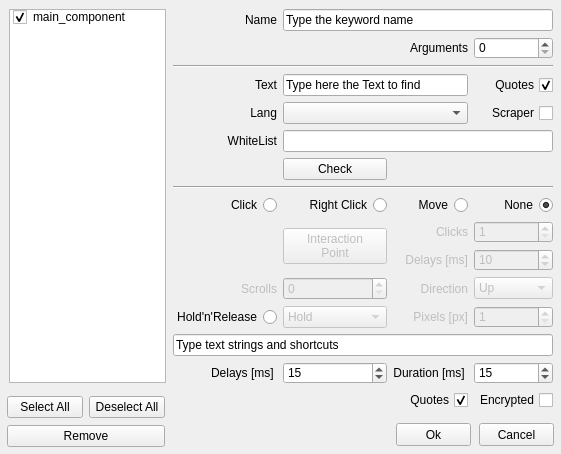
<?xml version="1.0" encoding="UTF-8"?>
<ui version="4.0">
 <class>Form</class>
 <widget class="QWidget" name="Form">
  <property name="geometry">
   <rect>
    <x>0</x>
    <y>0</y>
    <width>561</width>
    <height>454</height>
   </rect>
  </property>
  <property name="windowTitle">
   <string>Alyvix - Text Finder</string>
  </property>
  <widget class="QPushButton" name="pushButtonCancel">
   <property name="geometry">
    <rect>
     <x>479</x>
     <y>423</y>
     <width>75</width>
     <height>23</height>
    </rect>
   </property>
   <property name="focusPolicy">
    <enum>Qt::StrongFocus</enum>
   </property>
   <property name="text">
    <string>Cancel</string>
   </property>
  </widget>
  <widget class="QPushButton" name="pushButtonOk">
   <property name="geometry">
    <rect>
     <x>396</x>
     <y>423</y>
     <width>75</width>
     <height>23</height>
    </rect>
   </property>
   <property name="text">
    <string>Ok</string>
   </property>
  </widget>
  <widget class="QLabel" name="label_line">
   <property name="geometry">
    <rect>
     <x>70</x>
     <y>10110</y>
     <width>61</width>
     <height>21</height>
    </rect>
   </property>
   <property name="text">
    <string>Begin Line</string>
   </property>
   <property name="alignment">
    <set>Qt::AlignRight|Qt::AlignTrailing|Qt::AlignVCenter</set>
   </property>
  </widget>
  <widget class="QSpinBox" name="spinBoxLine">
   <property name="geometry">
    <rect>
     <x>141</x>
     <y>10109</y>
     <width>121</width>
     <height>22</height>
    </rect>
   </property>
   <property name="minimum">
    <number>1</number>
   </property>
   <property name="maximum">
    <number>99999</number>
   </property>
  </widget>
  <widget class="QPushButton" name="pushButtonAddBlock">
   <property name="geometry">
    <rect>
     <x>271</x>
     <y>10109</y>
     <width>71</width>
     <height>23</height>
    </rect>
   </property>
   <property name="text">
    <string>Add Block</string>
   </property>
  </widget>
  <widget class="QListWidget" name="listWidgetBlocks">
   <property name="geometry">
    <rect>
     <x>484</x>
     <y>9835</y>
     <width>81</width>
     <height>302</height>
    </rect>
   </property>
  </widget>
  <widget class="QTextEdit" name="textEditCustomLines">
   <property name="geometry">
    <rect>
     <x>19</x>
     <y>9836</y>
     <width>457</width>
     <height>261</height>
    </rect>
   </property>
   <property name="tabStopWidth">
    <number>80</number>
   </property>
   <property name="acceptRichText">
    <bool>false</bool>
   </property>
  </widget>
  <widget class="QPushButton" name="pushButtonRemoveBlock">
   <property name="geometry">
    <rect>
     <x>351</x>
     <y>10109</y>
     <width>91</width>
     <height>23</height>
    </rect>
   </property>
   <property name="text">
    <string>Remove Block</string>
   </property>
  </widget>
  <widget class="QWidget" name="widget_2" native="true">
   <property name="geometry">
    <rect>
     <x>171</x>
     <y>9000</y>
     <width>381</width>
     <height>372</height>
    </rect>
   </property>
   <widget class="QWidget" name="gridLayoutWidget_2">
    <property name="geometry">
     <rect>
      <x>0</x>
      <y>0</y>
      <width>380</width>
      <height>340</height>
     </rect>
    </property>
    <layout class="QGridLayout" name="gridLayout_2">
     <item row="0" column="3">
      <widget class="QCheckBox" name="add_quotes_ocr_2">
       <property name="layoutDirection">
        <enum>Qt::RightToLeft</enum>
       </property>
       <property name="text">
        <string>Quotes</string>
       </property>
       <property name="checked">
        <bool>true</bool>
       </property>
      </widget>
     </item>
     <item row="13" column="3">
      <widget class="QCheckBox" name="text_encrypted_2">
       <property name="layoutDirection">
        <enum>Qt::RightToLeft</enum>
       </property>
       <property name="text">
        <string>Encrypted</string>
       </property>
       <property name="checked">
        <bool>false</bool>
       </property>
      </widget>
     </item>
     <item row="2" column="0">
      <widget class="QLabel" name="label_2">
       <property name="text">
        <string>WhiteList</string>
       </property>
       <property name="alignment">
        <set>Qt::AlignRight|Qt::AlignTrailing|Qt::AlignVCenter</set>
       </property>
      </widget>
     </item>
     <item row="6" column="1" rowspan="2">
      <widget class="QPushButton" name="pushButtonXYoffset_2">
       <property name="enabled">
        <bool>false</bool>
       </property>
       <property name="text">
        <string>Interaction
Point</string>
       </property>
      </widget>
     </item>
     <item row="5" column="3">
      <widget class="QRadioButton" name="dontclickRadio_2">
       <property name="layoutDirection">
        <enum>Qt::RightToLeft</enum>
       </property>
       <property name="text">
        <string>None</string>
       </property>
       <property name="checked">
        <bool>true</bool>
       </property>
       <attribute name="buttonGroup">
        <string notr="true">buttonGroup_4</string>
       </attribute>
      </widget>
     </item>
     <item row="5" column="1">
      <widget class="QRadioButton" name="rightclickRadio_2">
       <property name="layoutDirection">
        <enum>Qt::RightToLeft</enum>
       </property>
       <property name="text">
        <string>Right Click</string>
       </property>
       <attribute name="buttonGroup">
        <string notr="true">buttonGroup_4</string>
       </attribute>
      </widget>
     </item>
     <item row="4" column="0" colspan="4">
      <widget class="Line" name="line_5">
       <property name="orientation">
        <enum>Qt::Horizontal</enum>
       </property>
      </widget>
     </item>
     <item row="0" column="0">
      <widget class="QLabel" name="text_label_2">
       <property name="layoutDirection">
        <enum>Qt::LeftToRight</enum>
       </property>
       <property name="text">
        <string>Text</string>
       </property>
       <property name="alignment">
        <set>Qt::AlignRight|Qt::AlignTrailing|Qt::AlignVCenter</set>
       </property>
      </widget>
     </item>
     <item row="2" column="1" colspan="3">
      <widget class="QLineEdit" name="lineEditWhiteList_2"/>
     </item>
     <item row="7" column="3">
      <widget class="QSpinBox" name="clickdelay_spinbox_2">
       <property name="enabled">
        <bool>false</bool>
       </property>
       <property name="minimum">
        <number>1</number>
       </property>
       <property name="maximum">
        <number>60000</number>
       </property>
       <property name="value">
        <number>10</number>
       </property>
      </widget>
     </item>
     <item row="0" column="1" colspan="2">
      <widget class="QLineEdit" name="lineEditText_2">
       <property name="text">
        <string>Type here the Text to find</string>
       </property>
      </widget>
     </item>
     <item row="11" column="0" colspan="4">
      <widget class="QLineEdit" name="inserttext_2">
       <property name="text">
        <string>Type text strings and shortcuts</string>
       </property>
      </widget>
     </item>
     <item row="7" column="2">
      <widget class="QLabel" name="labelClickDelay_2">
       <property name="enabled">
        <bool>false</bool>
       </property>
       <property name="text">
        <string>Delays [ms]</string>
       </property>
       <property name="alignment">
        <set>Qt::AlignRight|Qt::AlignTrailing|Qt::AlignVCenter</set>
       </property>
      </widget>
     </item>
     <item row="13" column="2">
      <widget class="QCheckBox" name="add_quotes_2">
       <property name="layoutDirection">
        <enum>Qt::RightToLeft</enum>
       </property>
       <property name="text">
        <string>Quotes</string>
       </property>
       <property name="checked">
        <bool>true</bool>
       </property>
      </widget>
     </item>
     <item row="12" column="1">
      <widget class="QSpinBox" name="spinBoxSendKeysDelay_2">
       <property name="maximum">
        <number>60000</number>
       </property>
       <property name="value">
        <number>15</number>
       </property>
      </widget>
     </item>
     <item row="9" column="3">
      <widget class="QSpinBox" name="holdreleaseSpinBox_2">
       <property name="enabled">
        <bool>false</bool>
       </property>
       <property name="minimum">
        <number>1</number>
       </property>
       <property name="maximum">
        <number>9999</number>
       </property>
      </widget>
     </item>
     <item row="6" column="2">
      <widget class="QLabel" name="labelClickNumber_2">
       <property name="enabled">
        <bool>false</bool>
       </property>
       <property name="text">
        <string>Clicks</string>
       </property>
       <property name="alignment">
        <set>Qt::AlignRight|Qt::AlignTrailing|Qt::AlignVCenter</set>
       </property>
      </widget>
     </item>
     <item row="12" column="0">
      <widget class="QLabel" name="labelSendKeysDelay_2">
       <property name="text">
        <string>Delays [ms] </string>
       </property>
       <property name="alignment">
        <set>Qt::AlignRight|Qt::AlignTrailing|Qt::AlignVCenter</set>
       </property>
      </widget>
     </item>
     <item row="5" column="0">
      <widget class="QRadioButton" name="clickRadio_2">
       <property name="layoutDirection">
        <enum>Qt::RightToLeft</enum>
       </property>
       <property name="text">
        <string>Click</string>
       </property>
       <attribute name="buttonGroup">
        <string notr="true">buttonGroup_4</string>
       </attribute>
      </widget>
     </item>
     <item row="6" column="3">
      <widget class="QSpinBox" name="clicknumber_spinbox_2">
       <property name="enabled">
        <bool>false</bool>
       </property>
       <property name="minimum">
        <number>1</number>
       </property>
      </widget>
     </item>
     <item row="5" column="2">
      <widget class="QRadioButton" name="movemouseRadio_2">
       <property name="layoutDirection">
        <enum>Qt::RightToLeft</enum>
       </property>
       <property name="text">
        <string>Move</string>
       </property>
       <property name="checked">
        <bool>false</bool>
       </property>
       <attribute name="buttonGroup">
        <string notr="true">buttonGroup_4</string>
       </attribute>
      </widget>
     </item>
     <item row="12" column="2">
      <widget class="QLabel" name="labelSendKeysDuration_2">
       <property name="text">
        <string>Duration [ms] </string>
       </property>
       <property name="alignment">
        <set>Qt::AlignRight|Qt::AlignTrailing|Qt::AlignVCenter</set>
       </property>
      </widget>
     </item>
     <item row="9" column="0">
      <widget class="QRadioButton" name="holdreleaseRadio_2">
       <property name="layoutDirection">
        <enum>Qt::RightToLeft</enum>
       </property>
       <property name="text">
        <string>Hold'n'Release</string>
       </property>
       <attribute name="buttonGroup">
        <string notr="true">buttonGroup_4</string>
       </attribute>
      </widget>
     </item>
     <item row="1" column="0">
      <widget class="QLabel" name="lang_label_2">
       <property name="text">
        <string>Lang</string>
       </property>
       <property name="alignment">
        <set>Qt::AlignRight|Qt::AlignTrailing|Qt::AlignVCenter</set>
       </property>
      </widget>
     </item>
     <item row="1" column="1" colspan="2">
      <widget class="QComboBox" name="comboBoxLang_2"/>
     </item>
     <item row="12" column="3">
      <widget class="QSpinBox" name="spinBoxSendKeysDuration_2">
       <property name="maximum">
        <number>60000</number>
       </property>
       <property name="value">
        <number>15</number>
       </property>
      </widget>
     </item>
     <item row="3" column="1">
      <widget class="QPushButton" name="pushButtonCheck_2">
       <property name="text">
        <string>Check</string>
       </property>
      </widget>
     </item>
     <item row="9" column="2">
      <widget class="QLabel" name="labelPixels_2">
       <property name="enabled">
        <bool>false</bool>
       </property>
       <property name="text">
        <string>Pixels [px]</string>
       </property>
       <property name="alignment">
        <set>Qt::AlignRight|Qt::AlignTrailing|Qt::AlignVCenter</set>
       </property>
      </widget>
     </item>
     <item row="9" column="1">
      <widget class="QComboBox" name="holdreleaseComboBox_2">
       <property name="enabled">
        <bool>false</bool>
       </property>
       <item>
        <property name="text">
         <string>Hold</string>
        </property>
       </item>
       <item>
        <property name="text">
         <string>Release</string>
        </property>
       </item>
       <item>
        <property name="text">
         <string>Release Up</string>
        </property>
       </item>
       <item>
        <property name="text">
         <string>Release Down</string>
        </property>
       </item>
       <item>
        <property name="text">
         <string>Release Left</string>
        </property>
       </item>
       <item>
        <property name="text">
         <string>Release Right</string>
        </property>
       </item>
      </widget>
     </item>
     <item row="8" column="0">
      <widget class="QLabel" name="scrollsLabel_2">
       <property name="enabled">
        <bool>false</bool>
       </property>
       <property name="text">
        <string>Scrolls</string>
       </property>
       <property name="alignment">
        <set>Qt::AlignRight|Qt::AlignTrailing|Qt::AlignVCenter</set>
       </property>
      </widget>
     </item>
     <item row="8" column="1">
      <widget class="QSpinBox" name="spinBoxScrolls_2">
       <property name="enabled">
        <bool>false</bool>
       </property>
      </widget>
     </item>
     <item row="8" column="3">
      <widget class="QComboBox" name="comboBoxScrolls_2">
       <property name="enabled">
        <bool>false</bool>
       </property>
       <item>
        <property name="text">
         <string>Up</string>
        </property>
       </item>
       <item>
        <property name="text">
         <string>Down</string>
        </property>
       </item>
       <item>
        <property name="text">
         <string>Left</string>
        </property>
       </item>
       <item>
        <property name="text">
         <string>Right</string>
        </property>
       </item>
      </widget>
     </item>
     <item row="8" column="2">
      <widget class="QLabel" name="labelDirectionScroll_2">
       <property name="enabled">
        <bool>false</bool>
       </property>
       <property name="layoutDirection">
        <enum>Qt::LeftToRight</enum>
       </property>
       <property name="text">
        <string>Direction</string>
       </property>
       <property name="alignment">
        <set>Qt::AlignRight|Qt::AlignTrailing|Qt::AlignVCenter</set>
       </property>
      </widget>
     </item>
    </layout>
   </widget>
  </widget>
  <widget class="QListWidget" name="listWidget">
   <property name="geometry">
    <rect>
     <x>9</x>
     <y>9</y>
     <width>157</width>
     <height>374</height>
    </rect>
   </property>
   <property name="selectionMode">
    <enum>QAbstractItemView::SingleSelection</enum>
   </property>
   <item>
    <property name="text">
     <string>main_component</string>
    </property>
    <property name="checkState">
     <enum>Checked</enum>
    </property>
   </item>
  </widget>
  <widget class="QWidget" name="widget" native="true">
   <property name="geometry">
    <rect>
     <x>173</x>
     <y>9</y>
     <width>381</width>
     <height>406</height>
    </rect>
   </property>
   <widget class="QWidget" name="gridLayoutWidget">
    <property name="geometry">
     <rect>
      <x>0</x>
      <y>0</y>
      <width>380</width>
      <height>401</height>
     </rect>
    </property>
    <layout class="QGridLayout" name="gridLayout">
     <item row="3" column="1" colspan="2">
      <widget class="QLineEdit" name="lineEditText">
       <property name="text">
        <string>Type here the Text to find</string>
       </property>
      </widget>
     </item>
     <item row="11" column="2">
      <widget class="QLabel" name="labelClickDelay">
       <property name="enabled">
        <bool>false</bool>
       </property>
       <property name="text">
        <string>Delays [ms]</string>
       </property>
       <property name="alignment">
        <set>Qt::AlignRight|Qt::AlignTrailing|Qt::AlignVCenter</set>
       </property>
      </widget>
     </item>
     <item row="17" column="2">
      <widget class="QCheckBox" name="add_quotes">
       <property name="layoutDirection">
        <enum>Qt::RightToLeft</enum>
       </property>
       <property name="text">
        <string>Quotes</string>
       </property>
       <property name="checked">
        <bool>true</bool>
       </property>
      </widget>
     </item>
     <item row="13" column="0">
      <widget class="QRadioButton" name="holdreleaseRadio">
       <property name="layoutDirection">
        <enum>Qt::RightToLeft</enum>
       </property>
       <property name="text">
        <string>Hold'n'Release</string>
       </property>
       <attribute name="buttonGroup">
        <string notr="true">buttonGroup_2</string>
       </attribute>
      </widget>
     </item>
     <item row="11" column="3">
      <widget class="QSpinBox" name="clickdelay_spinbox">
       <property name="enabled">
        <bool>false</bool>
       </property>
       <property name="minimum">
        <number>1</number>
       </property>
       <property name="maximum">
        <number>60000</number>
       </property>
       <property name="value">
        <number>10</number>
       </property>
      </widget>
     </item>
     <item row="13" column="2">
      <widget class="QLabel" name="labelPixels">
       <property name="enabled">
        <bool>false</bool>
       </property>
       <property name="text">
        <string>Pixels [px]</string>
       </property>
       <property name="alignment">
        <set>Qt::AlignRight|Qt::AlignTrailing|Qt::AlignVCenter</set>
       </property>
      </widget>
     </item>
     <item row="9" column="1">
      <widget class="QRadioButton" name="rightclickRadio">
       <property name="layoutDirection">
        <enum>Qt::RightToLeft</enum>
       </property>
       <property name="text">
        <string>Right Click</string>
       </property>
       <attribute name="buttonGroup">
        <string notr="true">buttonGroup_2</string>
       </attribute>
      </widget>
     </item>
     <item row="3" column="0">
      <widget class="QLabel" name="text_label">
       <property name="layoutDirection">
        <enum>Qt::LeftToRight</enum>
       </property>
       <property name="text">
        <string>Text</string>
       </property>
       <property name="alignment">
        <set>Qt::AlignRight|Qt::AlignTrailing|Qt::AlignVCenter</set>
       </property>
      </widget>
     </item>
     <item row="8" column="0" colspan="4">
      <widget class="Line" name="line_8">
       <property name="orientation">
        <enum>Qt::Horizontal</enum>
       </property>
      </widget>
     </item>
     <item row="0" column="0">
      <widget class="QLabel" name="labelName">
       <property name="layoutDirection">
        <enum>Qt::LeftToRight</enum>
       </property>
       <property name="text">
        <string>Name</string>
       </property>
       <property name="alignment">
        <set>Qt::AlignRight|Qt::AlignTrailing|Qt::AlignVCenter</set>
       </property>
      </widget>
     </item>
     <item row="9" column="0">
      <widget class="QRadioButton" name="clickRadio">
       <property name="layoutDirection">
        <enum>Qt::RightToLeft</enum>
       </property>
       <property name="text">
        <string>Click</string>
       </property>
       <attribute name="buttonGroup">
        <string notr="true">buttonGroup_2</string>
       </attribute>
      </widget>
     </item>
     <item row="6" column="0">
      <widget class="QLabel" name="label">
       <property name="text">
        <string>WhiteList</string>
       </property>
       <property name="alignment">
        <set>Qt::AlignRight|Qt::AlignTrailing|Qt::AlignVCenter</set>
       </property>
      </widget>
     </item>
     <item row="10" column="2">
      <widget class="QLabel" name="labelClickNumber">
       <property name="enabled">
        <bool>false</bool>
       </property>
       <property name="text">
        <string>Clicks</string>
       </property>
       <property name="alignment">
        <set>Qt::AlignRight|Qt::AlignTrailing|Qt::AlignVCenter</set>
       </property>
      </widget>
     </item>
     <item row="15" column="0" colspan="4">
      <widget class="QLineEdit" name="inserttext">
       <property name="text">
        <string>Type text strings and shortcuts</string>
       </property>
      </widget>
     </item>
     <item row="9" column="3">
      <widget class="QRadioButton" name="dontclickRadio">
       <property name="layoutDirection">
        <enum>Qt::RightToLeft</enum>
       </property>
       <property name="text">
        <string>None</string>
       </property>
       <property name="checked">
        <bool>true</bool>
       </property>
       <attribute name="buttonGroup">
        <string notr="true">buttonGroup_2</string>
       </attribute>
      </widget>
     </item>
     <item row="0" column="1" colspan="3">
      <widget class="QLineEdit" name="namelineedit">
       <property name="text">
        <string>Type the keyword name</string>
       </property>
      </widget>
     </item>
     <item row="16" column="3">
      <widget class="QSpinBox" name="spinBoxSendKeysDuration">
       <property name="maximum">
        <number>60000</number>
       </property>
       <property name="value">
        <number>15</number>
       </property>
      </widget>
     </item>
     <item row="5" column="1" colspan="2">
      <widget class="QComboBox" name="comboBoxLang"/>
     </item>
     <item row="7" column="1">
      <widget class="QPushButton" name="pushButtonCheck">
       <property name="text">
        <string>Check</string>
       </property>
      </widget>
     </item>
     <item row="13" column="1">
      <widget class="QComboBox" name="holdreleaseComboBox">
       <property name="enabled">
        <bool>false</bool>
       </property>
       <item>
        <property name="text">
         <string>Hold</string>
        </property>
       </item>
       <item>
        <property name="text">
         <string>Release</string>
        </property>
       </item>
       <item>
        <property name="text">
         <string>Release Up</string>
        </property>
       </item>
       <item>
        <property name="text">
         <string>Release Down</string>
        </property>
       </item>
       <item>
        <property name="text">
         <string>Release Left</string>
        </property>
       </item>
       <item>
        <property name="text">
         <string>Release Right</string>
        </property>
       </item>
      </widget>
     </item>
     <item row="12" column="0">
      <widget class="QLabel" name="scrollsLabel">
       <property name="enabled">
        <bool>false</bool>
       </property>
       <property name="layoutDirection">
        <enum>Qt::LeftToRight</enum>
       </property>
       <property name="text">
        <string>Scrolls</string>
       </property>
       <property name="alignment">
        <set>Qt::AlignRight|Qt::AlignTrailing|Qt::AlignVCenter</set>
       </property>
      </widget>
     </item>
     <item row="16" column="1">
      <widget class="QSpinBox" name="spinBoxSendKeysDelay">
       <property name="maximum">
        <number>60000</number>
       </property>
       <property name="value">
        <number>15</number>
       </property>
      </widget>
     </item>
     <item row="5" column="3">
      <widget class="QCheckBox" name="enable_scraper">
       <property name="enabled">
        <bool>true</bool>
       </property>
       <property name="layoutDirection">
        <enum>Qt::RightToLeft</enum>
       </property>
       <property name="text">
        <string>Scraper</string>
       </property>
       <property name="checked">
        <bool>false</bool>
       </property>
      </widget>
     </item>
     <item row="16" column="0">
      <widget class="QLabel" name="labelSendKeysDelay">
       <property name="text">
        <string>Delays [ms] </string>
       </property>
       <property name="alignment">
        <set>Qt::AlignRight|Qt::AlignTrailing|Qt::AlignVCenter</set>
       </property>
      </widget>
     </item>
     <item row="9" column="2">
      <widget class="QRadioButton" name="movemouseRadio">
       <property name="layoutDirection">
        <enum>Qt::RightToLeft</enum>
       </property>
       <property name="text">
        <string>Move</string>
       </property>
       <property name="checked">
        <bool>false</bool>
       </property>
       <attribute name="buttonGroup">
        <string notr="true">buttonGroup_2</string>
       </attribute>
      </widget>
     </item>
     <item row="17" column="3">
      <widget class="QCheckBox" name="text_encrypted">
       <property name="layoutDirection">
        <enum>Qt::RightToLeft</enum>
       </property>
       <property name="text">
        <string>Encrypted</string>
       </property>
       <property name="checked">
        <bool>false</bool>
       </property>
      </widget>
     </item>
     <item row="3" column="3">
      <widget class="QCheckBox" name="add_quotes_ocr">
       <property name="layoutDirection">
        <enum>Qt::RightToLeft</enum>
       </property>
       <property name="text">
        <string>Quotes</string>
       </property>
       <property name="checked">
        <bool>true</bool>
       </property>
      </widget>
     </item>
     <item row="16" column="2">
      <widget class="QLabel" name="labelSendKeysDuration">
       <property name="text">
        <string>Duration [ms] </string>
       </property>
       <property name="alignment">
        <set>Qt::AlignRight|Qt::AlignTrailing|Qt::AlignVCenter</set>
       </property>
      </widget>
     </item>
     <item row="13" column="3">
      <widget class="QSpinBox" name="holdreleaseSpinBox">
       <property name="enabled">
        <bool>false</bool>
       </property>
       <property name="minimum">
        <number>1</number>
       </property>
       <property name="maximum">
        <number>9999</number>
       </property>
      </widget>
     </item>
     <item row="6" column="1" colspan="3">
      <widget class="QLineEdit" name="lineEditWhiteList"/>
     </item>
     <item row="10" column="3">
      <widget class="QSpinBox" name="clicknumber_spinbox">
       <property name="enabled">
        <bool>false</bool>
       </property>
       <property name="minimum">
        <number>1</number>
       </property>
      </widget>
     </item>
     <item row="10" column="1" rowspan="2">
      <widget class="QPushButton" name="pushButtonXYoffset">
       <property name="enabled">
        <bool>false</bool>
       </property>
       <property name="text">
        <string>Interaction
Point</string>
       </property>
      </widget>
     </item>
     <item row="5" column="0">
      <widget class="QLabel" name="lang_label">
       <property name="text">
        <string>Lang</string>
       </property>
       <property name="alignment">
        <set>Qt::AlignRight|Qt::AlignTrailing|Qt::AlignVCenter</set>
       </property>
      </widget>
     </item>
     <item row="12" column="2">
      <widget class="QLabel" name="labelDirectionScroll">
       <property name="enabled">
        <bool>false</bool>
       </property>
       <property name="layoutDirection">
        <enum>Qt::LeftToRight</enum>
       </property>
       <property name="text">
        <string>Direction</string>
       </property>
       <property name="alignment">
        <set>Qt::AlignRight|Qt::AlignTrailing|Qt::AlignVCenter</set>
       </property>
      </widget>
     </item>
     <item row="1" column="3">
      <widget class="QSpinBox" name="spinBoxArgs"/>
     </item>
     <item row="1" column="2">
      <widget class="QLabel" name="labelArgs">
       <property name="text">
        <string>Arguments</string>
       </property>
       <property name="alignment">
        <set>Qt::AlignRight|Qt::AlignTrailing|Qt::AlignVCenter</set>
       </property>
      </widget>
     </item>
     <item row="12" column="1">
      <widget class="QSpinBox" name="spinBoxScrolls">
       <property name="enabled">
        <bool>false</bool>
       </property>
      </widget>
     </item>
     <item row="12" column="3">
      <widget class="QComboBox" name="comboBoxScrolls">
       <property name="enabled">
        <bool>false</bool>
       </property>
       <item>
        <property name="text">
         <string>Up</string>
        </property>
       </item>
       <item>
        <property name="text">
         <string>Down</string>
        </property>
       </item>
       <item>
        <property name="text">
         <string>Left</string>
        </property>
       </item>
       <item>
        <property name="text">
         <string>Right</string>
        </property>
       </item>
      </widget>
     </item>
     <item row="2" column="0" colspan="4">
      <widget class="Line" name="line">
       <property name="orientation">
        <enum>Qt::Horizontal</enum>
       </property>
      </widget>
     </item>
    </layout>
   </widget>
  </widget>
  <widget class="QLabel" name="roi_width_label">
   <property name="geometry">
    <rect>
     <x>45</x>
     <y>9799</y>
     <width>89</width>
     <height>20</height>
    </rect>
   </property>
   <property name="text">
    <string>Roi Width</string>
   </property>
   <property name="alignment">
    <set>Qt::AlignRight|Qt::AlignTrailing|Qt::AlignVCenter</set>
   </property>
  </widget>
  <widget class="QLabel" name="roi_height_label">
   <property name="geometry">
    <rect>
     <x>234</x>
     <y>9799</y>
     <width>94</width>
     <height>20</height>
    </rect>
   </property>
   <property name="text">
    <string>Roi Height</string>
   </property>
   <property name="alignment">
    <set>Qt::AlignRight|Qt::AlignTrailing|Qt::AlignVCenter</set>
   </property>
  </widget>
  <widget class="QSpinBox" name="roi_y_spinbox">
   <property name="geometry">
    <rect>
     <x>334</x>
     <y>9771</y>
     <width>89</width>
     <height>20</height>
    </rect>
   </property>
   <property name="minimum">
    <number>-9999</number>
   </property>
   <property name="maximum">
    <number>9999</number>
   </property>
  </widget>
  <widget class="QLabel" name="roi_x_label">
   <property name="geometry">
    <rect>
     <x>45</x>
     <y>9771</y>
     <width>89</width>
     <height>20</height>
    </rect>
   </property>
   <property name="text">
    <string>Roi X</string>
   </property>
   <property name="alignment">
    <set>Qt::AlignRight|Qt::AlignTrailing|Qt::AlignVCenter</set>
   </property>
  </widget>
  <widget class="QLabel" name="roi_y_label">
   <property name="geometry">
    <rect>
     <x>234</x>
     <y>9771</y>
     <width>94</width>
     <height>20</height>
    </rect>
   </property>
   <property name="text">
    <string>Roi Y</string>
   </property>
   <property name="alignment">
    <set>Qt::AlignRight|Qt::AlignTrailing|Qt::AlignVCenter</set>
   </property>
  </widget>
  <widget class="QSpinBox" name="roi_x_spinbox">
   <property name="geometry">
    <rect>
     <x>140</x>
     <y>9771</y>
     <width>88</width>
     <height>20</height>
    </rect>
   </property>
   <property name="minimum">
    <number>-9999</number>
   </property>
   <property name="maximum">
    <number>9999</number>
   </property>
  </widget>
  <widget class="QSpinBox" name="roi_height_spinbox">
   <property name="geometry">
    <rect>
     <x>334</x>
     <y>9799</y>
     <width>89</width>
     <height>20</height>
    </rect>
   </property>
   <property name="maximum">
    <number>9999</number>
   </property>
  </widget>
  <widget class="Line" name="line_9">
   <property name="geometry">
    <rect>
     <x>45</x>
     <y>9827</y>
     <width>378</width>
     <height>3</height>
    </rect>
   </property>
   <property name="orientation">
    <enum>Qt::Horizontal</enum>
   </property>
  </widget>
  <widget class="QSpinBox" name="roi_width_spinbox">
   <property name="geometry">
    <rect>
     <x>140</x>
     <y>9799</y>
     <width>88</width>
     <height>20</height>
    </rect>
   </property>
   <property name="maximum">
    <number>9999</number>
   </property>
  </widget>
  <widget class="QRadioButton" name="find_radio">
   <property name="geometry">
    <rect>
     <x>66</x>
     <y>8000</y>
     <width>88</width>
     <height>17</height>
    </rect>
   </property>
   <property name="layoutDirection">
    <enum>Qt::RightToLeft</enum>
   </property>
   <property name="text">
    <string>Find</string>
   </property>
   <attribute name="buttonGroup">
    <string notr="true">buttonGroup_5</string>
   </attribute>
  </widget>
  <widget class="QDoubleSpinBox" name="doubleSpinBoxWarning">
   <property name="geometry">
    <rect>
     <x>160</x>
     <y>6000</y>
     <width>88</width>
     <height>20</height>
    </rect>
   </property>
   <property name="maximum">
    <double>9999.989999999999782</double>
   </property>
   <property name="singleStep">
    <double>1.000000000000000</double>
   </property>
  </widget>
  <widget class="QRadioButton" name="wait_disapp_radio">
   <property name="geometry">
    <rect>
     <x>354</x>
     <y>6000</y>
     <width>89</width>
     <height>17</height>
    </rect>
   </property>
   <property name="layoutDirection">
    <enum>Qt::RightToLeft</enum>
   </property>
   <property name="text">
    <string>Disappeared</string>
   </property>
   <property name="checked">
    <bool>false</bool>
   </property>
   <attribute name="buttonGroup">
    <string notr="true">buttonGroup_5</string>
   </attribute>
  </widget>
  <widget class="QSpinBox" name="timeout_spinbox">
   <property name="geometry">
    <rect>
     <x>354</x>
     <y>6000</y>
     <width>89</width>
     <height>20</height>
    </rect>
   </property>
   <property name="maximum">
    <number>999999</number>
   </property>
  </widget>
  <widget class="QDoubleSpinBox" name="doubleSpinBoxCritical">
   <property name="geometry">
    <rect>
     <x>354</x>
     <y>6000</y>
     <width>89</width>
     <height>20</height>
    </rect>
   </property>
   <property name="maximum">
    <double>9999.989999999999782</double>
   </property>
   <property name="singleStep">
    <double>1.000000000000000</double>
   </property>
  </widget>
  <widget class="QLabel" name="timeout_label">
   <property name="geometry">
    <rect>
     <x>254</x>
     <y>6000</y>
     <width>94</width>
     <height>20</height>
    </rect>
   </property>
   <property name="text">
    <string>Timeout</string>
   </property>
   <property name="alignment">
    <set>Qt::AlignRight|Qt::AlignTrailing|Qt::AlignVCenter</set>
   </property>
  </widget>
  <widget class="QLabel" name="labelCritical">
   <property name="geometry">
    <rect>
     <x>254</x>
     <y>6000</y>
     <width>94</width>
     <height>20</height>
    </rect>
   </property>
   <property name="text">
    <string>Critical</string>
   </property>
   <property name="alignment">
    <set>Qt::AlignRight|Qt::AlignTrailing|Qt::AlignVCenter</set>
   </property>
  </widget>
  <widget class="QRadioButton" name="wait_radio">
   <property name="geometry">
    <rect>
     <x>65</x>
     <y>6000</y>
     <width>283</width>
     <height>17</height>
    </rect>
   </property>
   <property name="layoutDirection">
    <enum>Qt::RightToLeft</enum>
   </property>
   <property name="text">
    <string>Appeared</string>
   </property>
   <property name="checked">
    <bool>true</bool>
   </property>
   <attribute name="buttonGroup">
    <string notr="true">buttonGroup_5</string>
   </attribute>
  </widget>
  <widget class="QCheckBox" name="timeout_exception">
   <property name="geometry">
    <rect>
     <x>65</x>
     <y>6000</y>
     <width>183</width>
     <height>17</height>
    </rect>
   </property>
   <property name="layoutDirection">
    <enum>Qt::RightToLeft</enum>
   </property>
   <property name="text">
    <string>Break</string>
   </property>
   <property name="checked">
    <bool>true</bool>
   </property>
  </widget>
  <widget class="QCheckBox" name="checkBoxEnablePerformance">
   <property name="geometry">
    <rect>
     <x>254</x>
     <y>6000</y>
     <width>189</width>
     <height>17</height>
    </rect>
   </property>
   <property name="layoutDirection">
    <enum>Qt::RightToLeft</enum>
   </property>
   <property name="text">
    <string>Performance</string>
   </property>
   <property name="checked">
    <bool>true</bool>
   </property>
  </widget>
  <widget class="QLabel" name="labelWarning">
   <property name="geometry">
    <rect>
     <x>160</x>
     <y>6000</y>
     <width>89</width>
     <height>137</height>
    </rect>
   </property>
   <property name="text">
    <string>Warning</string>
   </property>
   <property name="alignment">
    <set>Qt::AlignRight|Qt::AlignTrailing|Qt::AlignVCenter</set>
   </property>
  </widget>
  <widget class="QWidget" name="gridLayoutWidget_3">
   <property name="geometry">
    <rect>
     <x>7</x>
     <y>395</y>
     <width>158</width>
     <height>54</height>
    </rect>
   </property>
   <layout class="QGridLayout" name="gridLayout_3">
    <item row="0" column="0">
     <widget class="QPushButton" name="pushButtonSelAll">
      <property name="text">
       <string>Select All</string>
      </property>
     </widget>
    </item>
    <item row="0" column="1">
     <widget class="QPushButton" name="pushButtonDesAll">
      <property name="text">
       <string>Deselect All</string>
      </property>
     </widget>
    </item>
    <item row="1" column="0" colspan="2">
     <widget class="QPushButton" name="pushButtonDelete">
      <property name="text">
       <string>Remove</string>
      </property>
     </widget>
    </item>
   </layout>
  </widget>
 </widget>
 <resources/>
 <connections/>
 <buttongroups>
  <buttongroup name="buttonGroup_2"/>
  <buttongroup name="buttonGroup_4"/>
  <buttongroup name="buttonGroup_5"/>
 </buttongroups>
</ui>
